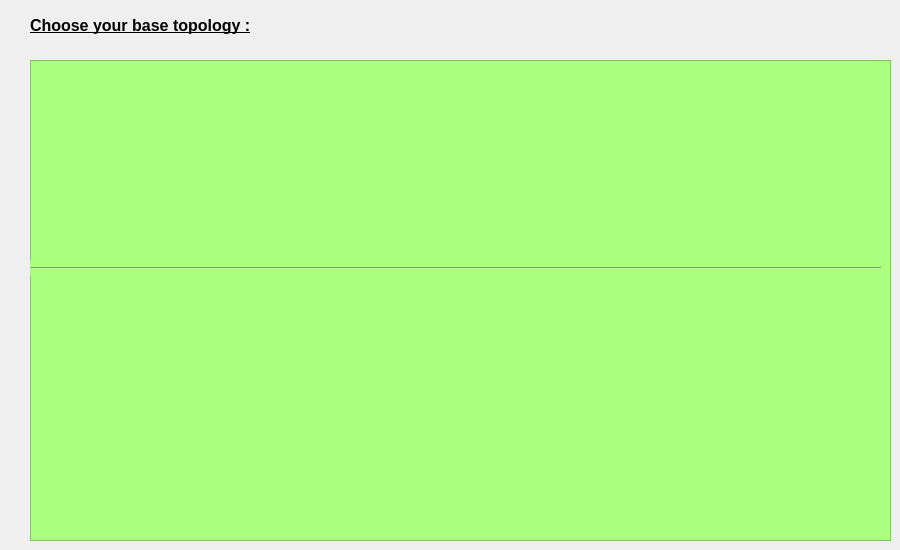
      <widget class="QWidget" name="page_1">
       <widget class="QLabel" name="E_p1_label">
        <property name="geometry">
         <rect>
          <x>30</x>
          <y>10</y>
          <width>291</width>
          <height>31</height>
         </rect>
        </property>
        <property name="font">
         <font>
          <pointsize>12</pointsize>
          <weight>75</weight>
          <bold>true</bold>
          <underline>true</underline>
         </font>
        </property>
        <property name="text">
         <string>Choose your base topology :</string>
        </property>
       </widget>
       <widget class="QFrame" name="frame">
        <property name="geometry">
         <rect>
          <x>30</x>
          <y>60</y>
          <width>861</width>
          <height>481</height>
         </rect>
        </property>
        <property name="styleSheet">
         <string notr="true">background-color: rgb(170, 255, 127);</string>
        </property>
        <property name="frameShape">
         <enum>QFrame::StyledPanel</enum>
        </property>
        <property name="frameShadow">
         <enum>QFrame::Raised</enum>
        </property>
        <widget class="QLabel" name="E_p1_img1">
         <property name="geometry">
          <rect>
           <x>10</x>
           <y>10</y>
           <width>281</width>
           <height>191</height>
          </rect>
         </property>
         <property name="styleSheet">
          <string notr="true"/>
         </property>
         <property name="text">
          <string/>
         </property>
         <property name="pixmap">
          <pixmap>../img/schema1.png</pixmap>
         </property>
         <property name="scaledContents">
          <bool>true</bool>
         </property>
        </widget>
        <widget class="Line" name="E_p1_line">
         <property name="geometry">
          <rect>
           <x>0</x>
           <y>200</y>
           <width>851</width>
           <height>16</height>
          </rect>
         </property>
         <property name="styleSheet">
          <string notr="true"/>
         </property>
         <property name="orientation">
          <enum>Qt::Horizontal</enum>
         </property>
        </widget>
        <zorder>E_p1_line</zorder>
        <zorder>E_p1_img1</zorder>
       </widget>
       <zorder>frame</zorder>
       <zorder>E_p1_label</zorder>
      </widget>
